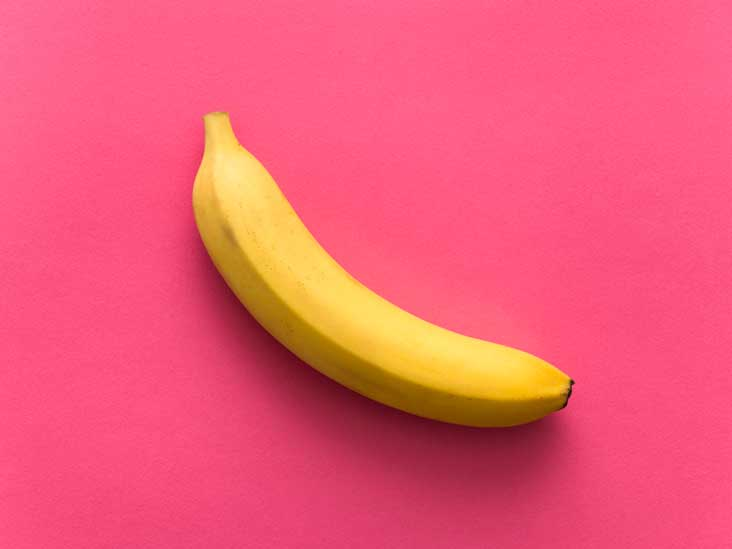
%> input picture src/banana_88.jpg, 732 x 549 px
$ octave --eval "result = log(imread('banana_88.jpg'));"   (GNU Octave 9; MATLAB toolbox functions it lacks are replaced by stand-ins)
%> lines starting %> are read from the running program, lines starting %| are printed output that depends on the picture; in (x1, y1, x2, y2) boxes, pixels count from 0 and x2, y2 are one past the last pixel; in counts of white or black regions, pixels touching at a corner belong together; the program's own positions count from 1
function edge_image = log(I)
    [M,N,D]=size(I);
%> M = 549; N = 732; D = 3
    H = fspecial('log');
    edge_image = convn(double(I), double(H), 'same');
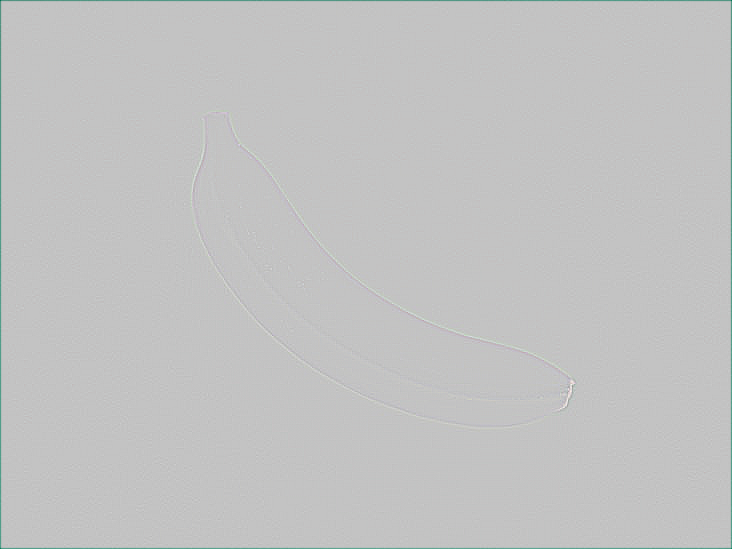
%> edge_image: size 549x732x3 double; mean R, G, B -3, -1.1, -1.6; drawn with min black and max white
    for i = 1:M
        edge_image(i,1)=0;
    end
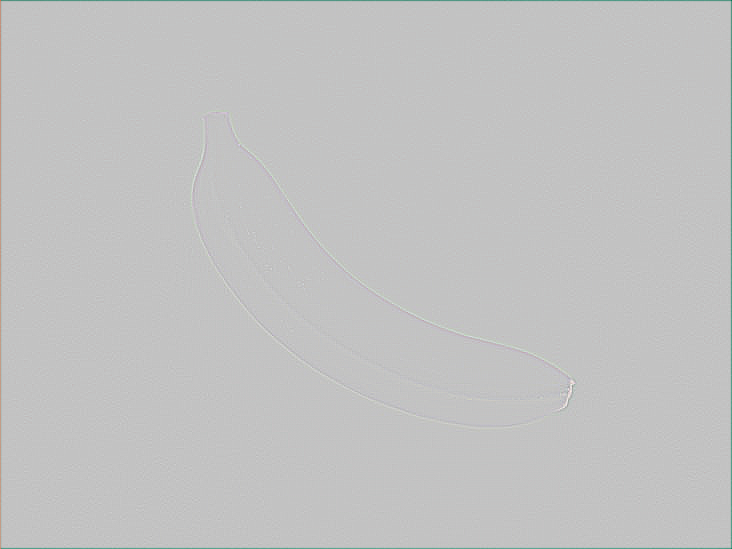
%> edge_image: size 549x732x3 double; 0.14% of pixels changed, all inside (x1, y1, x2, y2) = (0, 0, 1, 549); drawn with min black and max white
end
